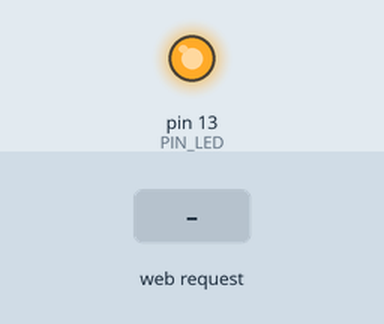
A sketch run on a simulated Arduino Uno, built for the host (arithmetic inside an expression is 32-bit, double 64-bit). Shown: output pins drawn as LEDs (lit = HIGH). The test bench sets the inputs (shaded band). WiFi joins after 1.5 s; servers stay silent unless stated.

Above: at 1.2 s.
1.3 s: HTTP request GET /?LED=T received
At 1.9 s:
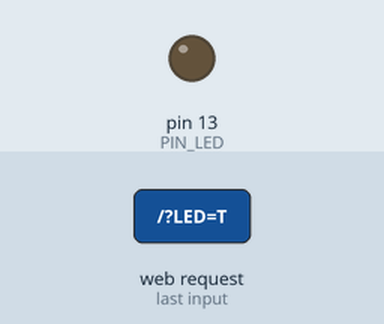
2.8 s: HTTP request GET /?LED=F received
At 4.2 s:
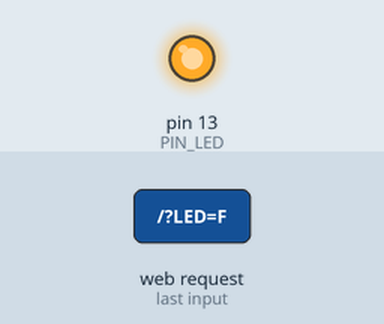
Timing chart, 0 to 5.8 s (numbered marks = the images above; inputs shaded):
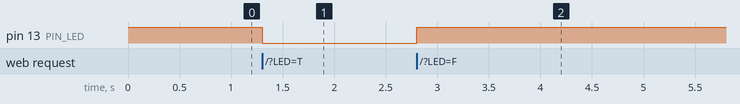

The sketch:

De_arduino_a_paguina_web.ino
```cpp
#include <SPI.h>
#include <Ethernet.h>

byte mac[]={0xDE,0xAD,0xBE,0xEF,0xFE,0xED};//Declaramos la MAC
IPAddress ip(169,254,250,100);//Declaramos la IP
EthernetServer servidor(80);//Habilitamos el puerto 80

int PIN_LED=13;//Configuramos el led en el pin 8

String readString = String(30);
String state = String(3);

void setup()
{
  Ethernet.begin(mac,ip);//Inicializamos con la IP y la MAC
  servidor.begin();
  pinMode(PIN_LED,OUTPUT);//definimos "PIN_LED" como salida
  digitalWrite(PIN_LED,HIGH);//definimos al inicio el LED en alto
  state="OFF";
}

void loop()
{
  EthernetClient cliente = servidor.available();
  if(cliente)
    {
      boolean lineaenblanco = true;
      while(cliente.connected())//cliente conectado
        {
          if(cliente.available())
           {
             char c=cliente.read();
             if(readString.length()<30)//Leemos peticion HTTP
              {
                readString.concat(c);//almacena los caracteres en la variable "readString"
              }
              if (c == '\n' && lineaenblanco)//Si la peticion HTTP ha finalizado
              {
                int LED=readString.indexOf("LED=");
                if(readString.substring(LED,LED+5)=="LED=T")
                 {
                   digitalWrite(PIN_LED,LOW);
                   state="ON";
                 }else if(readString.substring(LED,LED+5)=="LED=F")
                  {
                   digitalWrite(PIN_LED,HIGH);
                   state="OFF";
                  }


                  //cabesera HTTP estandar
                  cliente.println("HTTP/1.1 200 OK");
                  cliente.println("Content-Type:text/html");
                  cliente.println();

                  //Pagina WEB en HTML
                  cliente.println("<html>");
                  cliente.println("<head>");
                  cliente.println("<title> De arduino a paguina web</title>");
                  cliente.println("</head>");
                  cliente.println("<body width=100% height=100%>");
                  cliente.println("<center>");
                  cliente.println("<br>");

                  cliente.println("<h1> De arduino a paguina web</h1>");
                  cliente.println("<br>");
                  cliente.println("<input type=submit value=paguina web style=width:200px; height:75px onClick=location.href='http://localhost/arduino/index.html'>");
                  cliente.println("</center>");
                  cliente.println("</body>");
                  cliente.println("</html>");
                  cliente.stop();//se cierran todas las coneccione con el cliente
                  cliente.println("");
                 readString="";
              }
           }
        }
    }
}
```

Measured:
- after the input at 1.3 s, pin 13 (PIN_LED): HIGH → LOW at once
- after the input at 2.8 s, pin 13 (PIN_LED): LOW → HIGH at once
